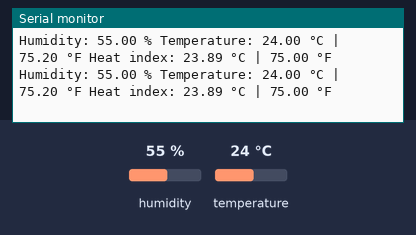
A sketch run on a simulated Arduino Uno, built with avr-gcc and run on an emulated ATmega328P. Shown: the last lines printed to the serial monitor. The test bench sets the inputs (shaded band); at power-on: humidity 55 %, temperature 24 °C.

Above: at 4.8 s.
4.9 s: humidity set to 22 %
At 6.8 s:
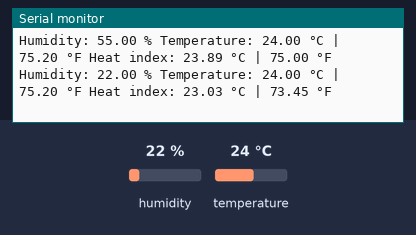
7.9 s: temperature set to 12 °C
At 9.4 s:
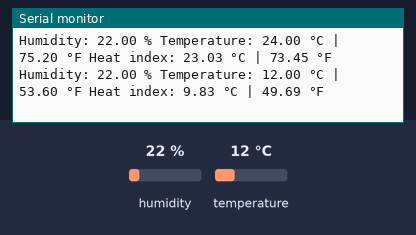
10.9 s: humidity set to 40 %
At 13.4 s:
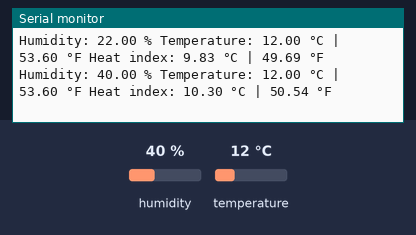
13.9 s: temperature set to 41 °C
At 14.8 s:
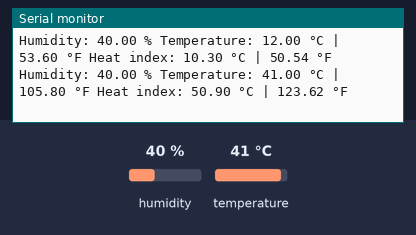
Timing chart, 0 to 16.9 s (numbered marks = the images above; inputs shaded):
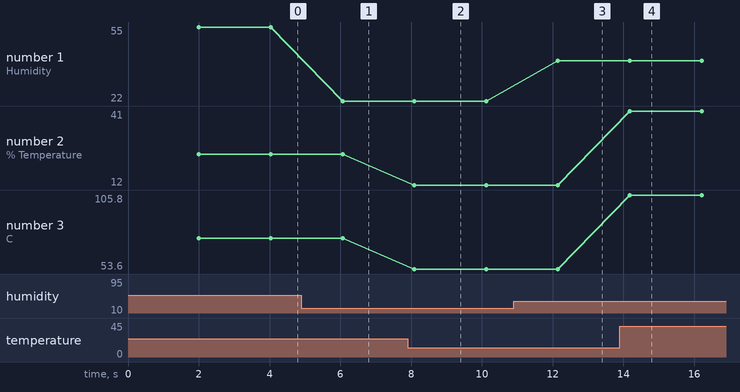

Measured:
- after the input at 4.9 s, the serial monitor: prints a new line after 1.2 s (image 1)
- after the input at 7.9 s, the serial monitor: prints a new line after 0.19 s (image 2)
- after the input at 10.9 s, the serial monitor: prints a new line after 1.3 s (image 3)
- after the input at 13.9 s, the serial monitor: prints a new line after 0.28 s (image 4)
- plotted number 1: 55 → 22 after the input at 4.9 s, 22 → 40 after the input at 10.9 s
- plotted number 2: 24 → 12 after the input at 7.9 s, 12 → 41 after the input at 13.9 s
- plotted number 3: 75.2 → 53.6 after the input at 7.9 s, 53.6 → 105.8 after the input at 13.9 s

The sketch:

temp_rature.ino
```cpp
/* Arduino example code for DHT11, DHT22/AM2302 and DHT21/AM2301 temperature and humidity sensors. More info: www.www.makerguides.com */
// Include the libraries:
#include <Adafruit_Sensor.h>
#include <DHT.h>
// Set DHT pin:
#define DHTPIN 5
// Set DHT type, uncomment whatever type you're using!
// #define DHTTYPE DHT11   // DHT 11
#define DHTTYPE DHT22   // DHT 22  (AM2302)
//#define DHTTYPE DHT21   // DHT 21 (AM2301)
// Initialize DHT sensor for normal 16mhz Arduino:
DHT dht = DHT(DHTPIN, DHTTYPE);
void setup() {
  // Begin serial communication at a baud rate of 9600:
  Serial.begin(9600);
  // Setup sensor:
  dht.begin();
}
void loop() {
  // Wait a few seconds between measurements:
  delay(2000);
  // Reading temperature or humidity takes about 250 milliseconds!
  // Sensor readings may also be up to 2 seconds 'old' (its a very slow sensor)
  // Read the humidity in %:
  float h = dht.readHumidity();
  // Read the temperature as Celsius:
  float t = dht.readTemperature();
  // Read the temperature as Fahrenheit:
  float f = dht.readTemperature(true);
  // Check if any reads failed and exit early (to try again):
  if (isnan(h) || isnan(t) || isnan(f)) {
    Serial.println("Failed to read from DHT sensor!");
    return;
  }
  // Compute heat index in Fahrenheit (default):
  float hif = dht.computeHeatIndex(f, h);
  // Compute heat index in Celsius:
  float hic = dht.computeHeatIndex(t, h, false);
  Serial.print("Humidity: ");
  Serial.print(h);
  Serial.print(" % ");
  Serial.print("Temperature: ");
  Serial.print(t);
  Serial.print(" \xC2\xB0");
  Serial.print("C | ");
  Serial.print(f);
  Serial.print(" \xC2\xB0");
  Serial.print("F ");
  Serial.print("Heat index: ");
  Serial.print(hic);
  Serial.print(" \xC2\xB0");
  Serial.print("C | ");
  Serial.print(hif);
  Serial.print(" \xC2\xB0");
  Serial.println("F");
}
```
